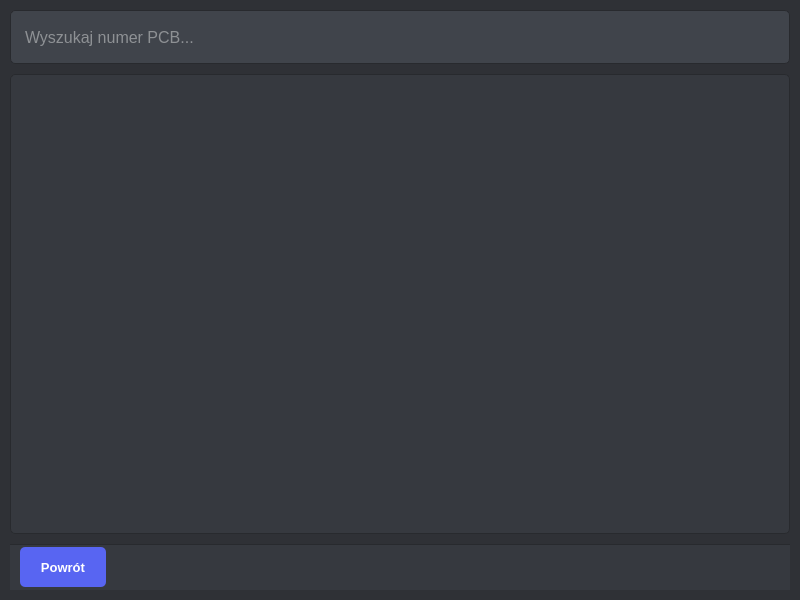
<?xml version="1.0" encoding="UTF-8"?>
<ui version="4.0">
 <class>History</class>
 <widget class="QDialog" name="History">
  <property name="geometry">
   <rect>
    <x>0</x>
    <y>0</y>
    <width>800</width>
    <height>600</height>
   </rect>
  </property>
  <property name="windowTitle">
   <string>Historia PCB</string>
  </property>
  <property name="styleSheet">
   <string notr="true">
QDialog#History {
    background-color: #2f3136;
    color: #e8e9ea;
    font-family: "Segoe UI", Roboto, Cantarell, "Helvetica Neue", sans-serif;
    font-size: 14px;
}

/* --- Pole Wyszukiwania --- */
QLineEdit#search_field {
    background-color: #40444b;
    color: #dcddde;
    border: 1px solid #282a2e;
    border-radius: 5px;
    padding: 8px 12px;
    font-size: 16px;
    min-height: 36px;
}
QLineEdit#search_field:focus {
    border-color: #5865F2;
}

/* --- Widok Tabeli --- */
QTableView#tableWidget {
    background-color: #36393f;
    border: 1px solid #282a2e;
    border-radius: 5px;
    gridline-color: #4f545c;
    color: #dcddde;
    font-size: 15px;
    selection-background-color: #5865F2;
    selection-color: #ffffff;
    outline: none;
    alternate-background-color: #40444b;
}
QTableView#tableWidget::item {
    padding: 8px 10px;
    border-bottom: 1px solid #4f545c;
}

/* --- Nagłówki Tabeli --- */
QHeaderView::section {
    background-color: #2f3136;
    color: #ffffff;
    padding: 10px 8px;
    border: none;
    border-bottom: 1px solid #4f545c;
    font-size: 14px;
    font-weight: 600;
}
QHeaderView::section:horizontal {
    border-right: 1px solid #4f545c;
}
QHeaderView::section:horizontal:last {
    border-right: none;
}
QHeaderView::section:vertical {
    background-color: #40444b;
    border-right: 1px solid #4f545c;
    color: #b9bbbe;
    font-weight: 500;
    padding-right: 12px;
}
QTableView QTableCornerButton::section {
    background-color: #2f3136;
    border: none;
    border-bottom: 1px solid #4f545c;
    border-right: 1px solid #4f545c;
}

/* --- Dolny Pasek (Stopka) --- */
QFrame#bottomBar {
    background-color: #36393f;
    border: none;
    border-top: 1px solid #282a2e;
    min-height: 45px;
    max-height: 45px;
}

/* --- Przycisk Powrotu --- */
QPushButton#backButton {
    background-color: #5865F2;
    color: white;
    font-size: 13px;
    font-weight: 600;
    padding: 6px 20px;
    border-radius: 5px;
    border: none;
    min-height: 28px;
    outline: none;
}
QPushButton#backButton:hover { background-color: #4e5dcf; }
QPushButton#backButton:pressed { background-color: #404ab8; }
QPushButton#backButton:disabled { background-color: #40444b; color: #72767d; opacity: 0.7; }

/* --- Paski Przewijania --- */
QScrollBar:vertical { border: none; background: #2f3136; width: 12px; margin: 0px; }
QScrollBar::handle:vertical { background: #4f545c; min-height: 25px; border-radius: 6px; }
QScrollBar::handle:vertical:hover { background: #5a606b; }
QScrollBar::add-line:vertical, QScrollBar::sub-line:vertical { border: none; background: none; height: 0px; }
QScrollBar::add-page:vertical, QScrollBar::sub-page:vertical { background: none; }

QScrollBar:horizontal { border: none; background: #2f3136; height: 12px; margin: 0px; }
QScrollBar::handle:horizontal { background: #4f545c; min-width: 25px; border-radius: 6px; }
QScrollBar::handle:horizontal:hover { background: #5a606b; }
QScrollBar::add-line:horizontal, QScrollBar::sub-line:horizontal { border: none; background: none; width: 0px; }
QScrollBar::add-page:horizontal, QScrollBar::sub-page:horizontal { background: none; }

   </string>
  </property>
  <layout class="QVBoxLayout" name="dialogLayout"> <property name="spacing">
    <number>10</number> </property>
   <property name="leftMargin">
    <number>10</number>
   </property>
   <property name="topMargin">
    <number>10</number>
   </property>
   <property name="rightMargin">
    <number>10</number>
   </property>
   <property name="bottomMargin">
    <number>10</number>
   </property>
   <item>
    <widget class="QLineEdit" name="search_field">
     <property name="placeholderText">
      <string>Wyszukaj numer PCB...</string>
     </property>
    </widget>
   </item>
   <item>
    <widget class="QTableView" name="tableWidget">
     <property name="sizePolicy"> <sizepolicy hsizetype="Expanding" vsizetype="Expanding">
       <horstretch>0</horstretch>
       <verstretch>1</verstretch> </sizepolicy>
     </property>
     <property name="editTriggers">
      <set>QAbstractItemView::NoEditTriggers</set>
     </property>
     <property name="alternatingRowColors">
      <bool>true</bool>
     </property>
     <property name="selectionBehavior">
      <enum>QAbstractItemView::SelectRows</enum>
     </property>
     <property name="verticalScrollMode">
      <enum>QAbstractItemView::ScrollPerPixel</enum>
     </property>
     <property name="horizontalScrollMode">
      <enum>QAbstractItemView::ScrollPerPixel</enum>
     </property>
     <attribute name="horizontalHeaderStretchLastSection">
      <bool>true</bool>
     </attribute>
     <attribute name="verticalHeaderVisible">
      <bool>false</bool>
     </attribute>
    </widget>
   </item>
   <item>
    <widget class="QFrame" name="bottomBar"> <property name="sizePolicy"> <sizepolicy hsizetype="Preferred" vsizetype="Fixed">
         <horstretch>0</horstretch>
         <verstretch>0</verstretch>
        </sizepolicy>
       </property>
     <property name="frameShape">
      <enum>QFrame::StyledPanel</enum>
     </property>
     <property name="frameShadow">
      <enum>QFrame::Raised</enum>
     </property>
     <layout class="QHBoxLayout" name="bottomBarLayout">
      <property name="spacing">
       <number>15</number>
      </property>
      <property name="leftMargin">
       <number>10</number>
      </property>
      <property name="topMargin">
       <number>0</number>
      </property>
      <property name="rightMargin">
       <number>10</number>
      </property>
      <property name="bottomMargin">
       <number>0</number>
      </property>
      <item>
       <widget class="QPushButton" name="backButton">
        <property name="text">
         <string>Powrót</string>
        </property>
        <property name="cursor">
         <cursorShape>PointingHandCursor</cursorShape>
        </property>
        <property name="sizePolicy">
         <sizepolicy hsizetype="Fixed" vsizetype="Fixed">
          <horstretch>0</horstretch>
          <verstretch>0</verstretch>
         </sizepolicy>
        </property>
       </widget>
      </item>
      <item>
       <spacer name="bottomSpacer">
        <property name="orientation">
         <enum>Qt::Horizontal</enum>
        </property>
        <property name="sizeHint" stdset="0">
         <size>
          <width>40</width>
          <height>20</height>
         </size>
        </property>
       </spacer>
      </item>
     </layout>
    </widget>
   </item>
  </layout>
 </widget>
 <resources/>
 <connections/>
</ui>
